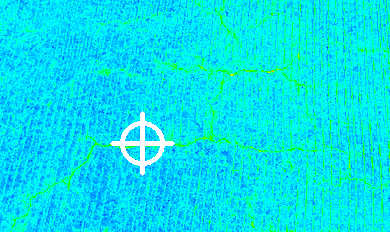
#> input picture PS02/ps2-1/cracks-color.png, 390 x 232 px
$ python test.py
#> lines starting #> are read from the running program, lines starting #| are printed output that depends on the picture
import cv2
import numpy as np
import os

user_input = input("Please name your input color file: ")
#> the answer given: ps2-1/cracks-color.png
file_directory = os.getcwd()
image_location = os.path.join(file_directory, user_input)

if os.path.exists(image_location):
    print(f"Your '{user_input}' image loaded successfully.")

    image = cv2.imread(user_input, cv2.IMREAD_GRAYSCALE)
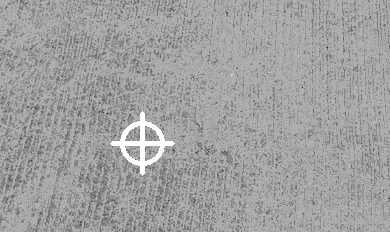
#> image: shape (232, 390); min 29, max 255, mean 160.4
    cv2.imshow(f"'{user_input}'", image)
    cv2.waitKey(0)

    highest_pixel_value = np.max(image)
#> highest_pixel_value = 255
    lowest_pixel_value = np.min(image)
#> lowest_pixel_value = 29

    color_image = np.zeros((image.shape[0], image.shape[1], 3), dtype=np.uint8)

    for i in range(image.shape[0]):
        for j in range(image.shape[1]):
            grey_pixel_value = image[i, j]

            RGB = np.zeros(3, dtype=np.uint8)

            if grey_pixel_value <= lowest_pixel_value + (highest_pixel_value - lowest_pixel_value) / 4:
                RGB[0] = 255
                RGB[1] = int(255 * (grey_pixel_value) / ((highest_pixel_value - lowest_pixel_value) / 4))
                RGB[2] = 0

            elif grey_pixel_value <= lowest_pixel_value + (highest_pixel_value - lowest_pixel_value) / 2:
                RGB[0] = int(255 - 255 * (grey_pixel_value - lowest_pixel_value - (highest_pixel_value - lowest_pixel_value) / 4) / ((highest_pixel_value - lowest_pixel_value) / 4))
                RGB[1] = 255
                RGB[2] = 0

            elif grey_pixel_value <= lowest_pixel_value + 3 * (highest_pixel_value - lowest_pixel_value) / 4:
                RGB[0] = 0
                RGB[1] = int(255 * (grey_pixel_value - lowest_pixel_value - 2 * (highest_pixel_value - lowest_pixel_value) / 4) / ((highest_pixel_value - lowest_pixel_value) / 4))
                RGB[2] = 255

            else:
                RGB[0] = 0
                RGB[1] = int(255 - 255 * (grey_pixel_value - 3 * (highest_pixel_value - lowest_pixel_value) / 4) / ((highest_pixel_value - lowest_pixel_value) / 4))
                RGB[2] = 255

            if RGB[1] < 0:
                RGB[1] = 0
            elif RGB[1] > 255:
                RGB[1] = 255

            color_image[i, j] = RGB
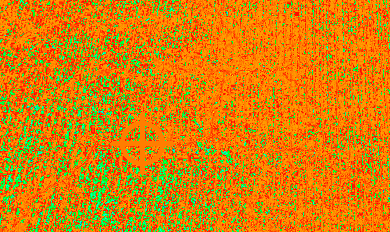
#> color_image: shape (232, 390, 3); mean of channels 0, 1, 2 10.6, 129.7, 213.8; drawn as B, G, R

    cv2.imshow(f"'{user_input}'", color_image)
    cv2.waitKey(0)

    print(f"The highest pixel value for '{user_input}' is: {highest_pixel_value}")
#| The highest pixel value for 'ps2-1/cracks-color.png' is: 255
    print(f"The lowest pixel value for '{user_input}' is: {lowest_pixel_value}")
#| The lowest pixel value for 'ps2-1/cracks-color.png' is: 29

else:
    print(f"Error: unable to load your input image.\nPlease make sure '{user_input}' is in the correct directory.")
    exit()
